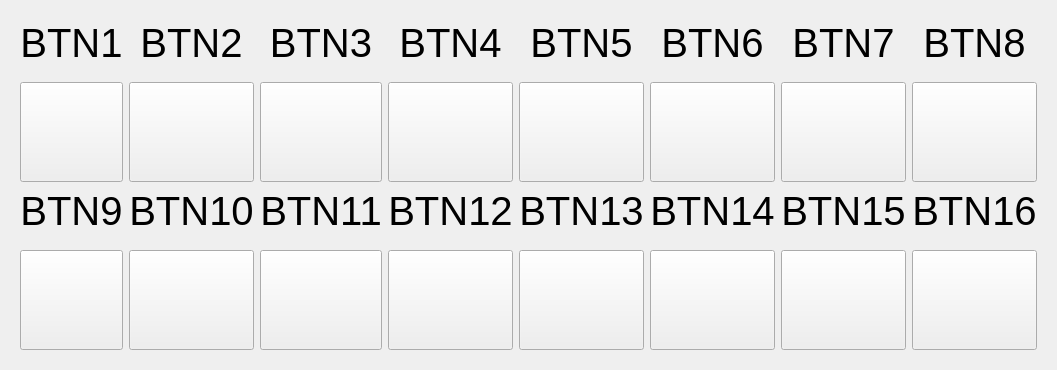
        <widget class="QWidget" name="page_sensors">
         <layout class="QGridLayout" name="gridLayout_14">
          <item row="0" column="0">
           <widget class="QWidget" name="widget_stylesheet_page2" native="true">
            <property name="styleSheet">
             <string notr="true">QWidget&gt;QPushButton {
    border: none;
    border-image: url(btn_off.png); /* Unchecked image */
}

QWidget&gt;QPushButton:checked {
    border-image: url(btn_on.png); /* Checked image */
}
</string>
            </property>
            <layout class="QGridLayout" name="gridLayout">
             <item row="0" column="0">
              <layout class="QGridLayout" name="gridLayout_13">
               <item row="2" column="8">
                <widget class="QPushButton" name="btn_btn_8">
                 <property name="sizePolicy">
                  <sizepolicy hsizetype="Expanding" vsizetype="Expanding">
                   <horstretch>0</horstretch>
                   <verstretch>0</verstretch>
                  </sizepolicy>
                 </property>
                 <property name="minimumSize">
                  <size>
                   <width>0</width>
                   <height>100</height>
                  </size>
                 </property>
                 <property name="cursor">
                  <cursorShape>PointingHandCursor</cursorShape>
                 </property>
                 <property name="styleSheet">
                  <string notr="true"/>
                 </property>
                 <property name="text">
                  <string/>
                 </property>
                 <property name="checkable">
                  <bool>true</bool>
                 </property>
                </widget>
               </item>
               <item row="2" column="2">
                <widget class="QPushButton" name="btn_btn_2">
                 <property name="sizePolicy">
                  <sizepolicy hsizetype="Expanding" vsizetype="Expanding">
                   <horstretch>0</horstretch>
                   <verstretch>0</verstretch>
                  </sizepolicy>
                 </property>
                 <property name="minimumSize">
                  <size>
                   <width>0</width>
                   <height>100</height>
                  </size>
                 </property>
                 <property name="cursor">
                  <cursorShape>PointingHandCursor</cursorShape>
                 </property>
                 <property name="styleSheet">
                  <string notr="true"/>
                 </property>
                 <property name="text">
                  <string/>
                 </property>
                 <property name="checkable">
                  <bool>true</bool>
                 </property>
                </widget>
               </item>
               <item row="2" column="7">
                <widget class="QPushButton" name="btn_btn_7">
                 <property name="sizePolicy">
                  <sizepolicy hsizetype="Expanding" vsizetype="Expanding">
                   <horstretch>0</horstretch>
                   <verstretch>0</verstretch>
                  </sizepolicy>
                 </property>
                 <property name="minimumSize">
                  <size>
                   <width>0</width>
                   <height>100</height>
                  </size>
                 </property>
                 <property name="cursor">
                  <cursorShape>PointingHandCursor</cursorShape>
                 </property>
                 <property name="styleSheet">
                  <string notr="true"/>
                 </property>
                 <property name="text">
                  <string/>
                 </property>
                 <property name="checkable">
                  <bool>true</bool>
                 </property>
                </widget>
               </item>
               <item row="2" column="0">
                <widget class="QPushButton" name="btn_btn_1">
                 <property name="sizePolicy">
                  <sizepolicy hsizetype="Expanding" vsizetype="Expanding">
                   <horstretch>0</horstretch>
                   <verstretch>0</verstretch>
                  </sizepolicy>
                 </property>
                 <property name="minimumSize">
                  <size>
                   <width>0</width>
                   <height>100</height>
                  </size>
                 </property>
                 <property name="cursor">
                  <cursorShape>PointingHandCursor</cursorShape>
                 </property>
                 <property name="styleSheet">
                  <string notr="true"/>
                 </property>
                 <property name="text">
                  <string/>
                 </property>
                 <property name="checkable">
                  <bool>true</bool>
                 </property>
                </widget>
               </item>
               <item row="1" column="0">
                <spacer name="verticalSpacer_2">
                 <property name="orientation">
                  <enum>Qt::Vertical</enum>
                 </property>
                 <property name="sizeType">
                  <enum>QSizePolicy::Maximum</enum>
                 </property>
                 <property name="sizeHint" stdset="0">
                  <size>
                   <width>20</width>
                   <height>10</height>
                  </size>
                 </property>
                </spacer>
               </item>
               <item row="0" column="0">
                <widget class="QLabel" name="lbl_btn_1">
                 <property name="font">
                  <font>
                   <family>Arial</family>
                   <pointsize>30</pointsize>
                  </font>
                 </property>
                 <property name="text">
                  <string>BTN1</string>
                 </property>
                 <property name="alignment">
                  <set>Qt::AlignCenter</set>
                 </property>
                </widget>
               </item>
               <item row="3" column="3">
                <widget class="QLabel" name="lbl_btn_11">
                 <property name="font">
                  <font>
                   <family>Arial</family>
                   <pointsize>30</pointsize>
                  </font>
                 </property>
                 <property name="text">
                  <string>BTN11</string>
                 </property>
                 <property name="alignment">
                  <set>Qt::AlignCenter</set>
                 </property>
                </widget>
               </item>
               <item row="3" column="2">
                <widget class="QLabel" name="lbl_btn_10">
                 <property name="font">
                  <font>
                   <family>Arial</family>
                   <pointsize>30</pointsize>
                  </font>
                 </property>
                 <property name="text">
                  <string>BTN10</string>
                 </property>
                 <property name="alignment">
                  <set>Qt::AlignCenter</set>
                 </property>
                </widget>
               </item>
               <item row="3" column="6">
                <widget class="QLabel" name="lbl_btn_14">
                 <property name="font">
                  <font>
                   <family>Arial</family>
                   <pointsize>30</pointsize>
                  </font>
                 </property>
                 <property name="text">
                  <string>BTN14</string>
                 </property>
                 <property name="alignment">
                  <set>Qt::AlignCenter</set>
                 </property>
                </widget>
               </item>
               <item row="3" column="5">
                <widget class="QLabel" name="lbl_btn_13">
                 <property name="font">
                  <font>
                   <family>Arial</family>
                   <pointsize>30</pointsize>
                  </font>
                 </property>
                 <property name="text">
                  <string>BTN13</string>
                 </property>
                 <property name="alignment">
                  <set>Qt::AlignCenter</set>
                 </property>
                </widget>
               </item>
               <item row="3" column="4">
                <widget class="QLabel" name="lbl_btn_12">
                 <property name="font">
                  <font>
                   <family>Arial</family>
                   <pointsize>30</pointsize>
                  </font>
                 </property>
                 <property name="text">
                  <string>BTN12</string>
                 </property>
                 <property name="alignment">
                  <set>Qt::AlignCenter</set>
                 </property>
                </widget>
               </item>
               <item row="3" column="8">
                <widget class="QLabel" name="lbl_btn_16">
                 <property name="font">
                  <font>
                   <family>Arial</family>
                   <pointsize>30</pointsize>
                  </font>
                 </property>
                 <property name="text">
                  <string>BTN16</string>
                 </property>
                 <property name="alignment">
                  <set>Qt::AlignCenter</set>
                 </property>
                </widget>
               </item>
               <item row="3" column="7">
                <widget class="QLabel" name="lbl_btn_15">
                 <property name="font">
                  <font>
                   <family>Arial</family>
                   <pointsize>30</pointsize>
                  </font>
                 </property>
                 <property name="text">
                  <string>BTN15</string>
                 </property>
                 <property name="alignment">
                  <set>Qt::AlignCenter</set>
                 </property>
                </widget>
               </item>
               <item row="2" column="5">
                <widget class="QPushButton" name="btn_btn_5">
                 <property name="sizePolicy">
                  <sizepolicy hsizetype="Expanding" vsizetype="Expanding">
                   <horstretch>0</horstretch>
                   <verstretch>0</verstretch>
                  </sizepolicy>
                 </property>
                 <property name="minimumSize">
                  <size>
                   <width>0</width>
                   <height>100</height>
                  </size>
                 </property>
                 <property name="cursor">
                  <cursorShape>PointingHandCursor</cursorShape>
                 </property>
                 <property name="styleSheet">
                  <string notr="true"/>
                 </property>
                 <property name="text">
                  <string/>
                 </property>
                 <property name="checkable">
                  <bool>true</bool>
                 </property>
                </widget>
               </item>
               <item row="0" column="7">
                <widget class="QLabel" name="lbl_btn_7">
                 <property name="font">
                  <font>
                   <family>Arial</family>
                   <pointsize>30</pointsize>
                  </font>
                 </property>
                 <property name="text">
                  <string>BTN7</string>
                 </property>
                 <property name="alignment">
                  <set>Qt::AlignCenter</set>
                 </property>
                </widget>
               </item>
               <item row="0" column="6">
                <widget class="QLabel" name="lbl_btn_6">
                 <property name="font">
                  <font>
                   <family>Arial</family>
                   <pointsize>30</pointsize>
                  </font>
                 </property>
                 <property name="text">
                  <string>BTN6</string>
                 </property>
                 <property name="alignment">
                  <set>Qt::AlignCenter</set>
                 </property>
                </widget>
               </item>
               <item row="0" column="5">
                <widget class="QLabel" name="lbl_btn_5">
                 <property name="font">
                  <font>
                   <family>Arial</family>
                   <pointsize>30</pointsize>
                  </font>
                 </property>
                 <property name="text">
                  <string>BTN5</string>
                 </property>
                 <property name="alignment">
                  <set>Qt::AlignCenter</set>
                 </property>
                </widget>
               </item>
               <item row="0" column="8">
                <widget class="QLabel" name="lbl_btn_8">
                 <property name="font">
                  <font>
                   <family>Arial</family>
                   <pointsize>30</pointsize>
                  </font>
                 </property>
                 <property name="text">
                  <string>BTN8</string>
                 </property>
                 <property name="alignment">
                  <set>Qt::AlignCenter</set>
                 </property>
                </widget>
               </item>
               <item row="0" column="2">
                <widget class="QLabel" name="lbl_btn_2">
                 <property name="font">
                  <font>
                   <family>Arial</family>
                   <pointsize>30</pointsize>
                  </font>
                 </property>
                 <property name="text">
                  <string>BTN2</string>
                 </property>
                 <property name="alignment">
                  <set>Qt::AlignCenter</set>
                 </property>
                </widget>
               </item>
               <item row="0" column="4">
                <widget class="QLabel" name="lbl_btn_4">
                 <property name="font">
                  <font>
                   <family>Arial</family>
                   <pointsize>30</pointsize>
                  </font>
                 </property>
                 <property name="text">
                  <string>BTN4</string>
                 </property>
                 <property name="alignment">
                  <set>Qt::AlignCenter</set>
                 </property>
                </widget>
               </item>
               <item row="0" column="3">
                <widget class="QLabel" name="lbl_btn_3">
                 <property name="font">
                  <font>
                   <family>Arial</family>
                   <pointsize>30</pointsize>
                  </font>
                 </property>
                 <property name="text">
                  <string>BTN3</string>
                 </property>
                 <property name="alignment">
                  <set>Qt::AlignCenter</set>
                 </property>
                </widget>
               </item>
               <item row="2" column="6">
                <widget class="QPushButton" name="btn_btn_6">
                 <property name="sizePolicy">
                  <sizepolicy hsizetype="Expanding" vsizetype="Expanding">
                   <horstretch>0</horstretch>
                   <verstretch>0</verstretch>
                  </sizepolicy>
                 </property>
                 <property name="minimumSize">
                  <size>
                   <width>0</width>
                   <height>100</height>
                  </size>
                 </property>
                 <property name="cursor">
                  <cursorShape>PointingHandCursor</cursorShape>
                 </property>
                 <property name="styleSheet">
                  <string notr="true"/>
                 </property>
                 <property name="text">
                  <string/>
                 </property>
                 <property name="checkable">
                  <bool>true</bool>
                 </property>
                </widget>
               </item>
               <item row="2" column="3">
                <widget class="QPushButton" name="btn_btn_3">
                 <property name="sizePolicy">
                  <sizepolicy hsizetype="Expanding" vsizetype="Expanding">
                   <horstretch>0</horstretch>
                   <verstretch>0</verstretch>
                  </sizepolicy>
                 </property>
                 <property name="minimumSize">
                  <size>
                   <width>0</width>
                   <height>100</height>
                  </size>
                 </property>
                 <property name="cursor">
                  <cursorShape>PointingHandCursor</cursorShape>
                 </property>
                 <property name="styleSheet">
                  <string notr="true"/>
                 </property>
                 <property name="text">
                  <string/>
                 </property>
                 <property name="checkable">
                  <bool>true</bool>
                 </property>
                </widget>
               </item>
               <item row="4" column="0">
                <spacer name="verticalSpacer_5">
                 <property name="orientation">
                  <enum>Qt::Vertical</enum>
                 </property>
                 <property name="sizeType">
                  <enum>QSizePolicy::Maximum</enum>
                 </property>
                 <property name="sizeHint" stdset="0">
                  <size>
                   <width>20</width>
                   <height>10</height>
                  </size>
                 </property>
                </spacer>
               </item>
               <item row="3" column="0">
                <widget class="QLabel" name="lbl_btn_9">
                 <property name="font">
                  <font>
                   <family>Arial</family>
                   <pointsize>30</pointsize>
                  </font>
                 </property>
                 <property name="text">
                  <string>BTN9</string>
                 </property>
                 <property name="alignment">
                  <set>Qt::AlignCenter</set>
                 </property>
                </widget>
               </item>
               <item row="2" column="4">
                <widget class="QPushButton" name="btn_btn_4">
                 <property name="sizePolicy">
                  <sizepolicy hsizetype="Expanding" vsizetype="Expanding">
                   <horstretch>0</horstretch>
                   <verstretch>0</verstretch>
                  </sizepolicy>
                 </property>
                 <property name="minimumSize">
                  <size>
                   <width>0</width>
                   <height>100</height>
                  </size>
                 </property>
                 <property name="cursor">
                  <cursorShape>PointingHandCursor</cursorShape>
                 </property>
                 <property name="styleSheet">
                  <string notr="true"/>
                 </property>
                 <property name="text">
                  <string/>
                 </property>
                 <property name="checkable">
                  <bool>true</bool>
                 </property>
                </widget>
               </item>
               <item row="5" column="0">
                <widget class="QPushButton" name="btn_btn_9">
                 <property name="sizePolicy">
                  <sizepolicy hsizetype="Expanding" vsizetype="Expanding">
                   <horstretch>0</horstretch>
                   <verstretch>0</verstretch>
                  </sizepolicy>
                 </property>
                 <property name="minimumSize">
                  <size>
                   <width>0</width>
                   <height>100</height>
                  </size>
                 </property>
                 <property name="cursor">
                  <cursorShape>PointingHandCursor</cursorShape>
                 </property>
                 <property name="styleSheet">
                  <string notr="true"/>
                 </property>
                 <property name="text">
                  <string/>
                 </property>
                 <property name="checkable">
                  <bool>true</bool>
                 </property>
                </widget>
               </item>
               <item row="5" column="2">
                <widget class="QPushButton" name="btn_btn_10">
                 <property name="sizePolicy">
                  <sizepolicy hsizetype="Expanding" vsizetype="Expanding">
                   <horstretch>0</horstretch>
                   <verstretch>0</verstretch>
                  </sizepolicy>
                 </property>
                 <property name="minimumSize">
                  <size>
                   <width>0</width>
                   <height>100</height>
                  </size>
                 </property>
                 <property name="cursor">
                  <cursorShape>PointingHandCursor</cursorShape>
                 </property>
                 <property name="styleSheet">
                  <string notr="true"/>
                 </property>
                 <property name="text">
                  <string/>
                 </property>
                 <property name="checkable">
                  <bool>true</bool>
                 </property>
                </widget>
               </item>
               <item row="5" column="3">
                <widget class="QPushButton" name="btn_btn_11">
                 <property name="sizePolicy">
                  <sizepolicy hsizetype="Expanding" vsizetype="Expanding">
                   <horstretch>0</horstretch>
                   <verstretch>0</verstretch>
                  </sizepolicy>
                 </property>
                 <property name="minimumSize">
                  <size>
                   <width>0</width>
                   <height>100</height>
                  </size>
                 </property>
                 <property name="cursor">
                  <cursorShape>PointingHandCursor</cursorShape>
                 </property>
                 <property name="styleSheet">
                  <string notr="true"/>
                 </property>
                 <property name="text">
                  <string/>
                 </property>
                 <property name="checkable">
                  <bool>true</bool>
                 </property>
                </widget>
               </item>
               <item row="5" column="4">
                <widget class="QPushButton" name="btn_btn_12">
                 <property name="sizePolicy">
                  <sizepolicy hsizetype="Expanding" vsizetype="Expanding">
                   <horstretch>0</horstretch>
                   <verstretch>0</verstretch>
                  </sizepolicy>
                 </property>
                 <property name="minimumSize">
                  <size>
                   <width>0</width>
                   <height>100</height>
                  </size>
                 </property>
                 <property name="cursor">
                  <cursorShape>PointingHandCursor</cursorShape>
                 </property>
                 <property name="styleSheet">
                  <string notr="true"/>
                 </property>
                 <property name="text">
                  <string/>
                 </property>
                 <property name="checkable">
                  <bool>true</bool>
                 </property>
                </widget>
               </item>
               <item row="5" column="5">
                <widget class="QPushButton" name="btn_btn_13">
                 <property name="sizePolicy">
                  <sizepolicy hsizetype="Expanding" vsizetype="Expanding">
                   <horstretch>0</horstretch>
                   <verstretch>0</verstretch>
                  </sizepolicy>
                 </property>
                 <property name="minimumSize">
                  <size>
                   <width>0</width>
                   <height>100</height>
                  </size>
                 </property>
                 <property name="cursor">
                  <cursorShape>PointingHandCursor</cursorShape>
                 </property>
                 <property name="styleSheet">
                  <string notr="true"/>
                 </property>
                 <property name="text">
                  <string/>
                 </property>
                 <property name="checkable">
                  <bool>true</bool>
                 </property>
                </widget>
               </item>
               <item row="5" column="6">
                <widget class="QPushButton" name="btn_btn_14">
                 <property name="sizePolicy">
                  <sizepolicy hsizetype="Expanding" vsizetype="Expanding">
                   <horstretch>0</horstretch>
                   <verstretch>0</verstretch>
                  </sizepolicy>
                 </property>
                 <property name="minimumSize">
                  <size>
                   <width>0</width>
                   <height>100</height>
                  </size>
                 </property>
                 <property name="cursor">
                  <cursorShape>PointingHandCursor</cursorShape>
                 </property>
                 <property name="styleSheet">
                  <string notr="true"/>
                 </property>
                 <property name="text">
                  <string/>
                 </property>
                 <property name="checkable">
                  <bool>true</bool>
                 </property>
                </widget>
               </item>
               <item row="5" column="7">
                <widget class="QPushButton" name="btn_btn_15">
                 <property name="sizePolicy">
                  <sizepolicy hsizetype="Expanding" vsizetype="Expanding">
                   <horstretch>0</horstretch>
                   <verstretch>0</verstretch>
                  </sizepolicy>
                 </property>
                 <property name="minimumSize">
                  <size>
                   <width>0</width>
                   <height>100</height>
                  </size>
                 </property>
                 <property name="cursor">
                  <cursorShape>PointingHandCursor</cursorShape>
                 </property>
                 <property name="styleSheet">
                  <string notr="true"/>
                 </property>
                 <property name="text">
                  <string/>
                 </property>
                 <property name="checkable">
                  <bool>true</bool>
                 </property>
                </widget>
               </item>
               <item row="5" column="8">
                <widget class="QPushButton" name="btn_btn_16">
                 <property name="sizePolicy">
                  <sizepolicy hsizetype="Expanding" vsizetype="Expanding">
                   <horstretch>0</horstretch>
                   <verstretch>0</verstretch>
                  </sizepolicy>
                 </property>
                 <property name="minimumSize">
                  <size>
                   <width>0</width>
                   <height>100</height>
                  </size>
                 </property>
                 <property name="cursor">
                  <cursorShape>PointingHandCursor</cursorShape>
                 </property>
                 <property name="styleSheet">
                  <string notr="true"/>
                 </property>
                 <property name="text">
                  <string/>
                 </property>
                 <property name="checkable">
                  <bool>true</bool>
                 </property>
                </widget>
               </item>
              </layout>
             </item>
            </layout>
           </widget>
          </item>
         </layout>
        </widget>
